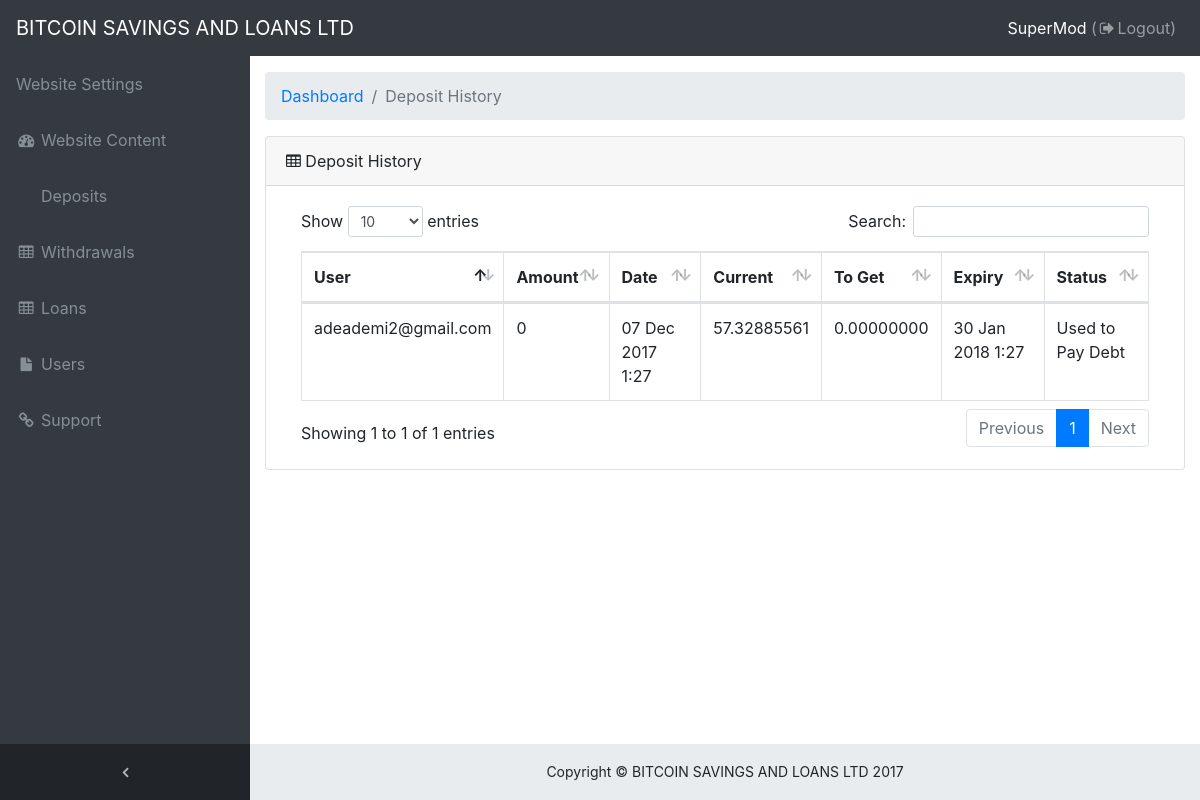
/admin/dhistory.php (signed in), run on the app's committed database.
### tables this page shows
CREATE TABLE `options` (
  `admin_wallet` varchar(200) NOT NULL,
  `website_notice` text NOT NULL,
  `loan_processing_fee` decimal(11,8) NOT NULL,
  `minimum_loan` decimal(11,8) NOT NULL,
  `maximum_loan` decimal(11,8) NOT NULL,
  `rate1` int(2) NOT NULL,
  `rate2` int(2) NOT NULL,
  `rate3` int(2) NOT NULL,
  `rate4` int(2) NOT NULL,
  `rate5` int(2) NOT NULL,
  `rate6` int(2) NOT NULL,
  `website_name` varchar(200) NOT NULL,
  `website_tagline` varchar(200) NOT NULL,
  `update_time` int(25) NOT NULL
);

CREATE TABLE `deposits` (
  `did` int(11) NOT NULL,
  `amount` decimal(11,8) NOT NULL,
  `add_time` int(25) NOT NULL,
  `user_id` int(25) NOT NULL,
  `expiry` int(25) NOT NULL,
  `toget` decimal(11,8) NOT NULL,
  `status` int(1) NOT NULL
);

CREATE TABLE `users` (
  `user_id` int(11) NOT NULL,
  `email` varchar(200) NOT NULL,
  `password` varchar(200) NOT NULL,
  `balance` decimal(11,8) NOT NULL,
  `debt` decimal(11,8) NOT NULL,
  `wallet` varchar(200) NOT NULL,
  `reg_time` int(25) NOT NULL,
  `last_login` int(25) NOT NULL,
  `full_name` varchar(200) NOT NULL,
  `photo` varchar(200) NOT NULL,
  `idcard` varchar(200) NOT NULL,
  `email_code` varchar(200) DEFAULT NULL,
  `oaddress` varchar(200) NOT NULL,
  `raddress` varchar(200) NOT NULL,
  `phone` varchar(25) NOT NULL,
  `dob` int(25) NOT NULL,
  `occupation` varchar(200) NOT NULL,
  `reset_code` varchar(200) NOT NULL,
  `status` int(1) NOT NULL DEFAULT '1'
);

### includes/config.php (called while the page is built, shortened)
<?php
$host = "localhost";
$duname = "root";
$dpword = "";
$db_name = "esusu";
$user_table = "users";
$option_table = "options";
$deposit_table = "deposits";
$con = mysqli_connect($host,$duname,$dpword,$db_name) or die("Cannot connect to database");
$option = mysqli_fetch_assoc(mysqli_query($con,"select * from $option_table"));

### admin/dhistory.php (the view)
<?php
$page_name = "Deposit History";
require 'header.php';
?>
      <div class="card mb-3">
        <div class="card-header">
          <i class="fa fa-table"></i> <?php echo $page_name; ?></div>
        <div class="card-body">
          <div class="table-responsive">
             <table class="table table-bordered" id="dataTable" width="100%" cellspacing="0">
              <thead>
                <tr>
                  <th>User</th>
                  <th>Amount</th>
                  <th>Date</th>
                  <th>Current</th>
                  <th>To Get</th>
                  <th>Expiry</th>
                  <th>Status</th>
                </tr>
              </thead>
              <tbody>
			  <?php
$deposit = mysqli_query($con,"select * from $deposit_table order by add_time desc limit 500");
while($ud = mysqli_fetch_assoc($deposit))
{
?>
                <tr>
                  <td><?php $q = mysqli_fetch_assoc(mysqli_query($con,"select email from $user_table where user_id='".$ud['user_id']."'")); echo $q['email']; ?></td>
                  <td><?php echo number_format($ud['amount']); ?></td>
                  <td><?php echo date('d M Y g:i',$ud['add_time']); ?></td>
                  <td><?php $f = floor($ud['expiry']-$ud['add_time']); $current=$ud['amount']+($ud['amount']*($f/100)); echo number_format($current,8); ?></td>
                  <td><?php echo number_format($ud['toget'],8); ?></td>
                  <td><?php echo date('d M Y g:i',$ud['expiry']); ?></td>
                  <td><?php if($ud['status']==0) {echo "Active";} elseif($ud['status']==1) {echo "Expired";} elseif($ud['status']==2) {echo "Used to Pay Debt";}?></td>
                </tr>
                <?php } ?>
              </tbody>
            </table>
          </div>
        </div>
      </div>
   <?php include 'footer.php'; ?>

### admin/header.php (shortened to what this page needs)
<?php
 require '../includes/config.php';
?>
<!DOCTYPE html>
<html lang="en">
<head>
  <link href="../vendor/bootstrap/css/bootstrap.min.css" rel="stylesheet">
  <link href="../vendor/font-awesome/css/font-awesome.min.css" rel="stylesheet" type="text/css">
  <link href="../vendor/datatables/dataTables.bootstrap4.css" rel="stylesheet">
  <link href="../css/sb-admin.css" rel="stylesheet">
</head>
<body class="fixed-nav sticky-footer bg-dark" id="page-top">
  <nav class="navbar navbar-expand-lg navbar-dark bg-dark fixed-top" id="mainNav">
    <a class="navbar-brand" href="index"><?php echo $option['website_name']; ?></a>
    <div class="collapse navbar-collapse" id="navbarResponsive">
      <ul class="navbar-nav navbar-sidenav" id="exampleAccordion">
	  <li class="nav-item" data-toggle="tooltip" data-placement="right" title="Dashboard">
          <a class="nav-link" href="website-option">
            <span class="nav-link-text">Website Settings</span>
          </a>
        </li>
        <li class="nav-item" data-toggle="tooltip" data-placement="right" title="Dashboard">
          <a class="nav-link" href="all-contents">
            <i class="fa fa-fw fa-dashboard"></i>
            <span class="nav-link-text">Website Content</span>
          </a>
        </li>
        <li class="nav-item" data-toggle="tooltip" data-placement="right" title="Charts">
          <a class="nav-link" href="dhistory">
            <span class="nav-link-text">Deposits</span>
          </a>
        </li>
        <li class="nav-item" data-toggle="tooltip" data-placement="right" title="Tables">
          <a class="nav-link" href="whistory">
            <i class="fa fa-fw fa-table"></i>
            <span class="nav-link-text">Withdrawals</span>
          </a>
        </li>
        <li class="nav-item" data-toggle="tooltip" data-placement="right" title="Components">
         <a class="nav-link" href="lhistory">
            <i class="fa fa-fw fa-table"></i>
            <span class="nav-link-text">Loans</span>
          </a>
        </li>
		<li class="nav-item" data-toggle="tooltip" data-placement="right" title="Components">
         <a class="nav-link" href="all-users">
            <i class="fa fa-fw fa-file"></i>
            <span class="nav-link-text">Users</span>
          </a>
        </li>
        <li class="nav-item" data-toggle="tooltip" data-placement="right" title="Link">
          <a class="nav-link" href="view-tickets">
            <i class="fa fa-fw fa-link"></i>
            <span class="nav-link-text">Support</span>
          </a>
        </li>
      </ul>
      <ul class="navbar-nav sidenav-toggler">
        <li class="nav-item">
          <a class="nav-link text-center" id="sidenavToggler">
            <i class="fa fa-fw fa-angle-left"></i>
          </a>
        </li>
      </ul>
      <ul class="navbar-nav ml-auto">
        <li class="nav-item">
          <a class="nav-link" data-toggle="modal" data-target="#exampleModal">
            <span style="color:white;"><?php echo $_SESSION['admin_name']; ?></span> (<i class="fa fa-fw fa-sign-out"></i>Logout)</a>
        </li>
      </ul>
    </div>
  </nav>
  <div class="content-wrapper">
    <div class="container-fluid">
      <ol class="breadcrumb">
        <li class="breadcrumb-item">
          <a href="index">Dashboard</a>
        </li>
        <li class="breadcrumb-item active"><?php echo $page_name; ?></li>
      </ol>

### admin/footer.php (shortened to what this page needs)
 <footer class="sticky-footer">
      <div class="container">
        <div class="text-center">
          <small>Copyright © <?php echo $option['website_name']; ?> 2017</small>
        </div>
      </div>
    </footer>
  </div>
</body>
</html>

### css/sb-admin.css (style rules this page uses)
html { position: relative; min-height: 100%; }
body { overflow-x: hidden; }
body.sticky-footer { margin-bottom: 56px; }
body.sticky-footer .content-wrapper { min-height: calc(100vh - 56px - 56px); }
body.fixed-nav { padding-top: 56px; }
.content-wrapper { min-height: calc(100vh - 56px); padding-top: 1rem; }
#mainNav .navbar-collapse { overflow: auto; max-height: 75vh; }
#mainNav .navbar-collapse .navbar-nav .nav-item .nav-link { cursor: pointer; }
#mainNav .navbar-collapse .sidenav-toggler { display: none; }
@media (min-width: 992px) { #mainNav .navbar-brand { width: 250px; } }
@media (min-width: 992px) { #mainNav .navbar-collapse { overflow: visible; max-height: none; } }
@media (min-width: 992px) { #mainNav .navbar-collapse .navbar-sidenav { position: absolute; top: 0; left: 0; overflow-x: hidden; overflow-y: auto; -webkit-flex-direction: column; -ms-flex-direction: column; flex-direction: column; margin-top: 56px; } }
@media (min-width: 992px) { #mainNav .navbar-collapse .navbar-sidenav > .nav-item { width: 250px; padding: 0; } }
@media (min-width: 992px) { #mainNav .navbar-collapse .navbar-sidenav > .nav-item > .nav-link { padding: 1em; } }
#mainNav.fixed-top .sidenav-toggler { display: none; }
@media (min-width: 992px) { #mainNav.fixed-top .navbar-sidenav { height: calc(100vh - 112px); } }
@media (min-width: 992px) { #mainNav.fixed-top .sidenav-toggler { position: absolute; top: 0; left: 0; display: flex; overflow-x: hidden; overflow-y: auto; -webkit-flex-direction: column; -ms-flex-direction: column; flex-direction: column; margin-top: calc(100vh - 56px); } }
@media (min-width: 992px) { #mainNav.fixed-top .sidenav-toggler > .nav-item { width: 250px; padding: 0; } }
@media (min-width: 992px) { #mainNav.fixed-top .sidenav-toggler > .nav-item > .nav-link { padding: 1em; } }
#mainNav.fixed-top.navbar-dark .sidenav-toggler { background-color: #212529; }
#mainNav.fixed-top.navbar-dark .sidenav-toggler a i { color: #adb5bd; }
.content-wrapper { overflow-x: hidden; background: white; }
@media (min-width: 992px) { .content-wrapper { margin-left: 250px; } }
#sidenavToggler i { font-weight: 800; }
#mainNav.navbar-dark .navbar-collapse .navbar-sidenav > .nav-item > .nav-link { color: #868e96; }
@media (min-width: 992px) { #mainNav.navbar-dark .navbar-collapse .navbar-sidenav { background: #343a40; } }
footer.sticky-footer { position: absolute; right: 0; bottom: 0; width: 100%; height: 56px; background-color: #e9ecef; line-height: 55px; }
@media (min-width: 992px) { footer.sticky-footer { width: calc(100% - 250px); } }

### data on the page
options: website_name "BITCOIN SAVINGS AND LOANS LTD"
deposits: user.email "adeademi2@gmail.com", amount "0", add_time "07 Dec 2017 1:27", current "57.32885561", toget "0.00000000", expiry "30 Jan 2018 1:27", status "Used to Pay Debt"

### other printed values
$_SESSION['admin_name'] "SuperMod"
$page_name "Deposit History"
